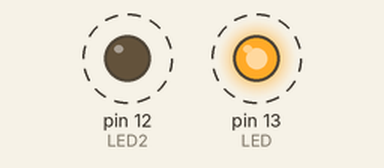
This sketch was run on a simulated Arduino Uno, built with avr-gcc and run on an emulated ATmega328P. Shown: output pins drawn as LEDs (lit = HIGH). Dashed ring = blinking.

Above: at 0.5 s.
Timing chart, 0 to 4.6 s (numbered marks = the images above):
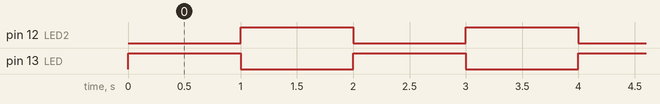

Measured:
- by itself, pin 12 (LED2), pin 13 (LED): alternates HIGH for 1.0 s and LOW for 1.0 s
- by itself, everything shown: repeats every 2.0 s, in 3 steps

The sketch:

2_LEDs_blinken.ino
```cpp
  //Tyler Deck
  //Blinkprogramm.
  //Die eingebauten 4 LEDs sollen blinken

  int LED = 13; //LED wird variable 13 zugeteilt
  int LED2 = 12;
  int f = 1000;
void setup()

{
 pinMode(LED,OUTPUT); //Pin wird auf output gestellt
 pinMode(LED2,OUTPUT);
}

void loop()

{
digitalWrite(LED,HIGH); //geht an
delay(f);            //Pause (1 sekunde)
digitalWrite(LED,LOW);  //geht aus
digitalWrite(LED2,HIGH);
delay(f);
digitalWrite(LED2,LOW);
}
```
